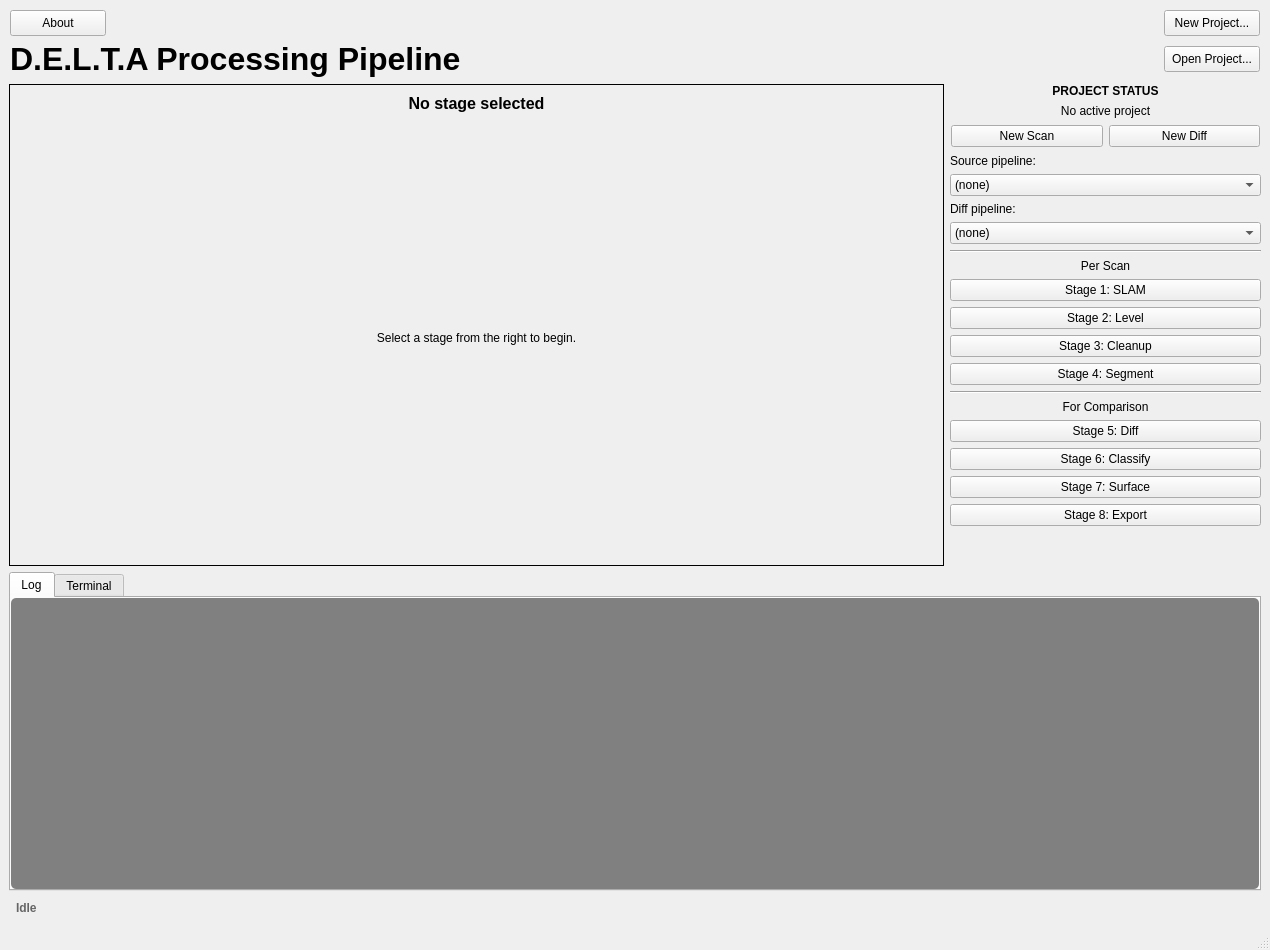
<?xml version="1.0" encoding="UTF-8"?>
<ui version="4.0">
 <class>PipelineAppletWindow</class>
 <widget class="QMainWindow" name="PipelineAppletWindow">
  <property name="geometry">
   <rect>
    <x>0</x>
    <y>0</y>
    <width>1270</width>
    <height>950</height>
   </rect>
  </property>
  <property name="minimumSize">
   <size>
    <width>1270</width>
    <height>950</height>
   </size>
  </property>
  <property name="windowTitle">
   <string>SLAM Pipeline Applet</string>
  </property>
  <widget class="QWidget" name="centralwidget">
   <layout class="QVBoxLayout" name="mainVerticalLayout">
    <item>
     <layout class="QGridLayout" name="gridLayout">
      <property name="sizeConstraint">
       <enum>QLayout::SizeConstraint::SetDefaultConstraint</enum>
      </property>
      <property name="leftMargin">
       <number>1</number>
      </property>
      <property name="topMargin">
       <number>1</number>
      </property>
      <property name="rightMargin">
       <number>1</number>
      </property>
      <property name="bottomMargin">
       <number>1</number>
      </property>
      <property name="horizontalSpacing">
       <number>1</number>
      </property>
      <property name="verticalSpacing">
       <number>5</number>
      </property>
      <item row="0" column="3">
       <widget class="QPushButton" name="newProjectButton">
        <property name="sizePolicy">
         <sizepolicy hsizetype="Fixed" vsizetype="Fixed">
          <horstretch>0</horstretch>
          <verstretch>0</verstretch>
         </sizepolicy>
        </property>
        <property name="minimumSize">
         <size>
          <width>96</width>
          <height>26</height>
         </size>
        </property>
        <property name="layoutDirection">
         <enum>Qt::LayoutDirection::LeftToRight</enum>
        </property>
        <property name="text">
         <string>New Project...</string>
        </property>
       </widget>
      </item>
      <item row="1" column="3">
       <widget class="QPushButton" name="openProjectButton">
        <property name="sizePolicy">
         <sizepolicy hsizetype="Fixed" vsizetype="Fixed">
          <horstretch>0</horstretch>
          <verstretch>0</verstretch>
         </sizepolicy>
        </property>
        <property name="minimumSize">
         <size>
          <width>96</width>
          <height>26</height>
         </size>
        </property>
        <property name="text">
         <string>Open Project...</string>
        </property>
       </widget>
      </item>
      <item row="0" column="0">
       <widget class="QPushButton" name="AboutButton">
        <property name="sizePolicy">
         <sizepolicy hsizetype="Fixed" vsizetype="Fixed">
          <horstretch>0</horstretch>
          <verstretch>0</verstretch>
         </sizepolicy>
        </property>
        <property name="minimumSize">
         <size>
          <width>96</width>
          <height>26</height>
         </size>
        </property>
        <property name="text">
         <string>About</string>
        </property>
       </widget>
      </item>
      <item row="1" column="0">
       <widget class="QLabel" name="titleLabel">
        <property name="enabled">
         <bool>true</bool>
        </property>
        <property name="sizePolicy">
         <sizepolicy hsizetype="Fixed" vsizetype="Fixed">
          <horstretch>0</horstretch>
          <verstretch>0</verstretch>
         </sizepolicy>
        </property>
        <property name="maximumSize">
         <size>
          <width>500</width>
          <height>16777215</height>
         </size>
        </property>
        <property name="styleSheet">
         <string notr="true">font-size: 32px; font-weight: bold;</string>
        </property>
        <property name="text">
         <string>D.E.L.T.A Processing Pipeline</string>
        </property>
       </widget>
      </item>
      <item row="1" column="1">
       <spacer name="horizontalSpacer">
        <property name="orientation">
         <enum>Qt::Orientation::Horizontal</enum>
        </property>
        <property name="sizeHint" stdset="0">
         <size>
          <width>40</width>
          <height>20</height>
         </size>
        </property>
       </spacer>
      </item>
     </layout>
    </item>
    <item>
     <layout class="QHBoxLayout" name="topLayout" stretch="3,1">
      <item>
       <widget class="QFrame" name="stageDisplayFrame">
        <property name="frameShape">
         <enum>QFrame::Shape::Box</enum>
        </property>
        <layout class="QVBoxLayout" name="stageDisplayLayout">
         <item>
          <widget class="QLabel" name="stageTitleLabel">
           <property name="styleSheet">
            <string notr="true">font-size: 16px; font-weight: bold;</string>
           </property>
           <property name="text">
            <string>No stage selected</string>
           </property>
           <property name="alignment">
            <set>Qt::AlignmentFlag::AlignCenter</set>
           </property>
          </widget>
         </item>
         <item>
          <widget class="QStackedWidget" name="stageStack">
           <property name="currentIndex">
            <number>0</number>
           </property>
           <widget class="QWidget" name="welcomePage">
            <layout class="QVBoxLayout" name="welcomePageLayout">
             <item>
              <widget class="QLabel" name="welcomeLabel">
               <property name="autoFillBackground">
                <bool>false</bool>
               </property>
               <property name="frameShape">
                <enum>QFrame::Shape::NoFrame</enum>
               </property>
               <property name="frameShadow">
                <enum>QFrame::Shadow::Plain</enum>
               </property>
               <property name="text">
                <string>Select a stage from the right to begin.</string>
               </property>
               <property name="alignment">
                <set>Qt::AlignmentFlag::AlignCenter</set>
               </property>
              </widget>
             </item>
            </layout>
           </widget>
          </widget>
         </item>
        </layout>
       </widget>
      </item>
      <item>
       <layout class="QVBoxLayout" name="controlLayout">
        <item>
         <layout class="QVBoxLayout" name="pipelineLayout">
          <item>
           <widget class="QLabel" name="panelLabel">
            <property name="styleSheet">
             <string notr="true">font-weight: bold;</string>
            </property>
            <property name="text">
             <string>PROJECT STATUS</string>
            </property>
            <property name="alignment">
             <set>Qt::AlignmentFlag::AlignCenter</set>
            </property>
           </widget>
          </item>
          <item>
           <widget class="QLabel" name="statusLabel">
            <property name="text">
             <string>No active project</string>
            </property>
            <property name="alignment">
             <set>Qt::AlignmentFlag::AlignCenter</set>
            </property>
            <property name="wordWrap">
             <bool>true</bool>
            </property>
           </widget>
          </item>
          <item>
           <layout class="QHBoxLayout" name="horizontalLayout">
            <property name="leftMargin">
             <number>1</number>
            </property>
            <property name="topMargin">
             <number>1</number>
            </property>
            <property name="rightMargin">
             <number>1</number>
            </property>
            <property name="bottomMargin">
             <number>1</number>
            </property>
            <item>
             <widget class="QPushButton" name="newScanButton">
              <property name="text">
               <string>New Scan</string>
              </property>
             </widget>
            </item>
            <item>
             <widget class="QPushButton" name="newDiffButton">
              <property name="text">
               <string>New Diff</string>
              </property>
             </widget>
            </item>
           </layout>
          </item>
          <item>
           <widget class="QLabel" name="sourcePipelineLabel">
            <property name="text">
             <string>Source pipeline:</string>
            </property>
           </widget>
          </item>
          <item>
           <widget class="QComboBox" name="sourceCombo">
            <item>
             <property name="text">
              <string>(none)</string>
             </property>
            </item>
           </widget>
          </item>
          <item>
           <widget class="QLabel" name="diffPipelineLabel">
            <property name="text">
             <string>Diff pipeline:</string>
            </property>
           </widget>
          </item>
          <item>
           <widget class="QComboBox" name="diffCombo">
            <item>
             <property name="text">
              <string>(none)</string>
             </property>
            </item>
           </widget>
          </item>
         </layout>
        </item>
        <item>
         <widget class="Line" name="line_2">
          <property name="orientation">
           <enum>Qt::Orientation::Horizontal</enum>
          </property>
         </widget>
        </item>
        <item>
         <widget class="QLabel" name="perscan">
          <property name="text">
           <string>Per Scan</string>
          </property>
          <property name="alignment">
           <set>Qt::AlignmentFlag::AlignCenter</set>
          </property>
         </widget>
        </item>
        <item>
         <widget class="QPushButton" name="stage1Button">
          <property name="text">
           <string>Stage 1: SLAM</string>
          </property>
         </widget>
        </item>
        <item>
         <widget class="QPushButton" name="stage2Button">
          <property name="text">
           <string>Stage 2: Level</string>
          </property>
         </widget>
        </item>
        <item>
         <widget class="QPushButton" name="stage3Button">
          <property name="text">
           <string>Stage 3: Cleanup</string>
          </property>
         </widget>
        </item>
        <item>
         <widget class="QPushButton" name="stage4Button">
          <property name="text">
           <string>Stage 4: Segment</string>
          </property>
         </widget>
        </item>
        <item>
         <widget class="Line" name="line">
          <property name="orientation">
           <enum>Qt::Orientation::Horizontal</enum>
          </property>
         </widget>
        </item>
        <item>
         <widget class="QLabel" name="forcomp">
          <property name="text">
           <string>For Comparison</string>
          </property>
          <property name="alignment">
           <set>Qt::AlignmentFlag::AlignCenter</set>
          </property>
         </widget>
        </item>
        <item>
         <widget class="QPushButton" name="stage5Button">
          <property name="text">
           <string>Stage 5: Diff</string>
          </property>
         </widget>
        </item>
        <item>
         <widget class="QPushButton" name="stage6Button">
          <property name="text">
           <string>Stage 6: Classify</string>
          </property>
         </widget>
        </item>
        <item>
         <widget class="QPushButton" name="stage7Button">
          <property name="text">
           <string>Stage 7: Surface</string>
          </property>
         </widget>
        </item>
        <item>
         <widget class="QPushButton" name="stage8Button">
          <property name="text">
           <string>Stage 8: Export</string>
          </property>
         </widget>
        </item>
        <item>
         <spacer name="controlSpacer">
          <property name="orientation">
           <enum>Qt::Orientation::Vertical</enum>
          </property>
          <property name="sizeType">
           <enum>QSizePolicy::Policy::Expanding</enum>
          </property>
          <property name="sizeHint" stdset="0">
           <size>
            <width>20</width>
            <height>40</height>
           </size>
          </property>
         </spacer>
        </item>
       </layout>
      </item>
     </layout>
    </item>
    <item>
     <widget class="QTabWidget" name="outputTabs">
      <property name="currentIndex">
       <number>0</number>
      </property>
      <widget class="QWidget" name="logTab">
       <attribute name="title">
        <string>Log</string>
       </attribute>
       <layout class="QVBoxLayout" name="logTabLayout">
        <property name="leftMargin">
         <number>0</number>
        </property>
        <property name="topMargin">
         <number>0</number>
        </property>
        <property name="rightMargin">
         <number>0</number>
        </property>
        <property name="bottomMargin">
         <number>0</number>
        </property>
        <item>
         <widget class="QPlainTextEdit" name="appLogConsole">
          <property name="styleSheet">
           <string notr="true">border-radius: 5px; background-color: grey;</string>
          </property>
          <property name="readOnly">
           <bool>true</bool>
          </property>
          <property name="plainText">
           <string/>
          </property>
         </widget>
        </item>
       </layout>
      </widget>
      <widget class="QWidget" name="terminalTab">
       <attribute name="title">
        <string>Terminal</string>
       </attribute>
       <layout class="QVBoxLayout" name="terminalTabLayout">
        <property name="leftMargin">
         <number>0</number>
        </property>
        <property name="topMargin">
         <number>0</number>
        </property>
        <property name="rightMargin">
         <number>0</number>
        </property>
        <property name="bottomMargin">
         <number>0</number>
        </property>
        <item>
         <widget class="QPlainTextEdit" name="terminalConsole">
          <property name="styleSheet">
           <string notr="true">border-radius: 5px; background-color: grey;</string>
          </property>
          <property name="readOnly">
           <bool>true</bool>
          </property>
          <property name="plainText">
           <string>No subprocess output yet.</string>
          </property>
         </widget>
        </item>
       </layout>
      </widget>
     </widget>
    </item>
    <item>
     <widget class="QLabel" name="runStatusLabel">
      <property name="styleSheet">
       <string notr="true">color: #666666; font-weight: bold; padding: 4px;</string>
      </property>
      <property name="text">
       <string>Idle</string>
      </property>
      <property name="alignment">
       <set>Qt::AlignmentFlag::AlignLeading|Qt::AlignmentFlag::AlignLeft|Qt::AlignmentFlag::AlignVCenter</set>
      </property>
     </widget>
    </item>
   </layout>
  </widget>
  <widget class="QMenuBar" name="menubar">
   <property name="geometry">
    <rect>
     <x>0</x>
     <y>0</y>
     <width>1270</width>
     <height>33</height>
    </rect>
   </property>
  </widget>
  <widget class="QStatusBar" name="statusbar"/>
 </widget>
 <resources/>
 <connections/>
</ui>
